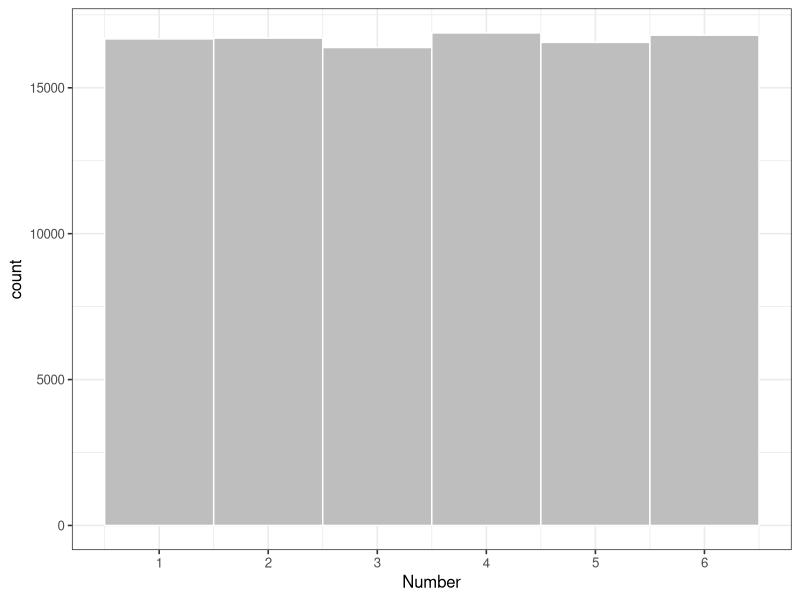
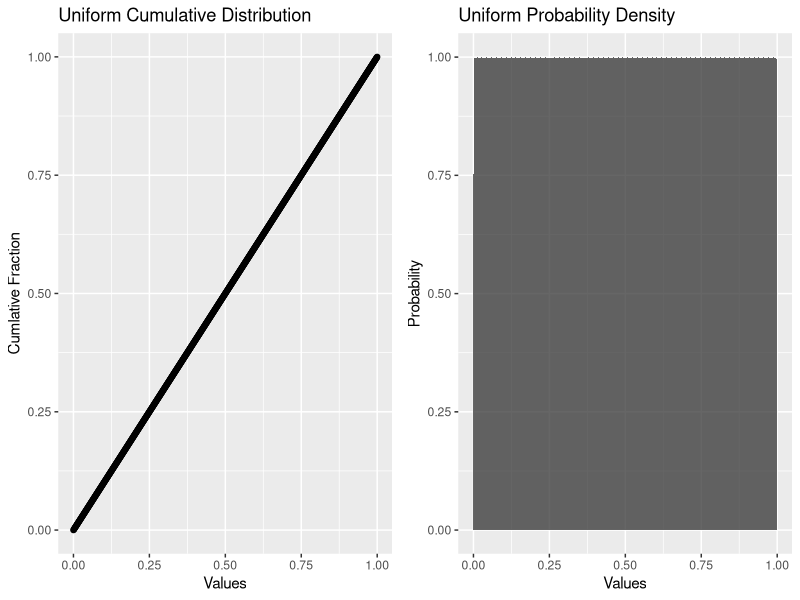
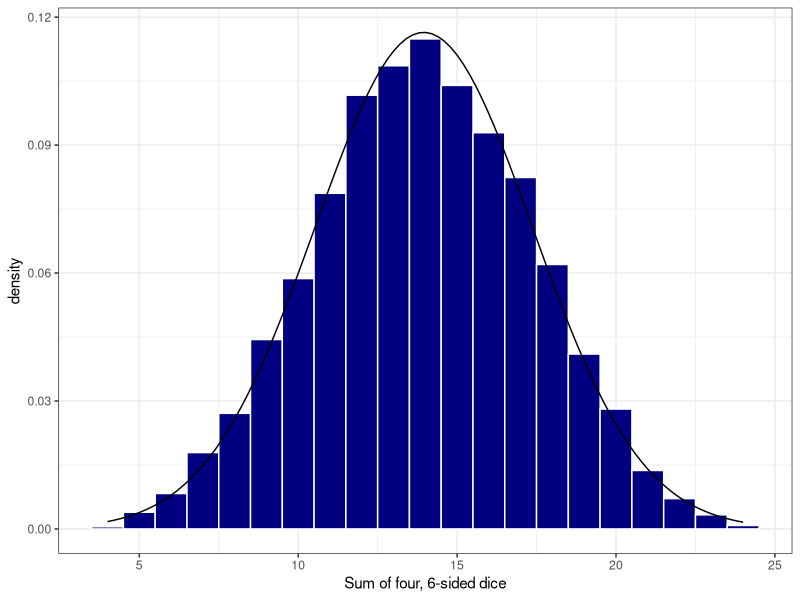
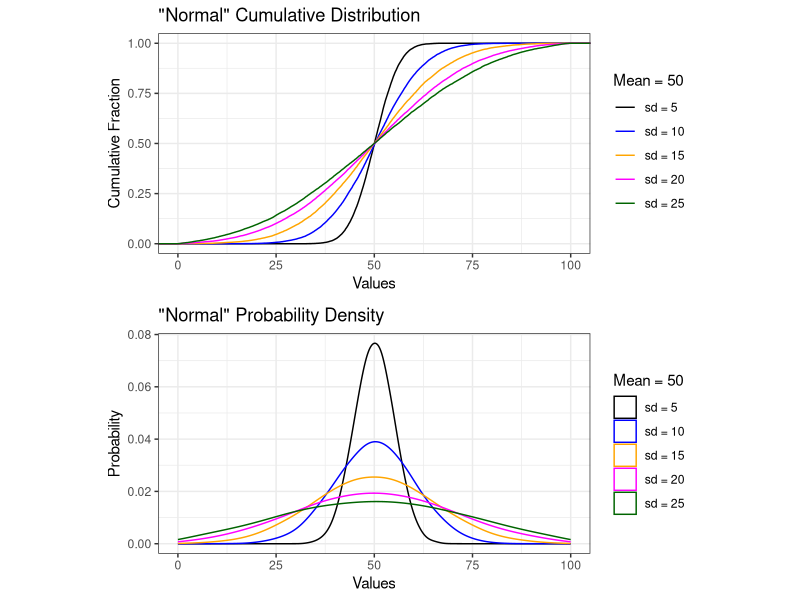
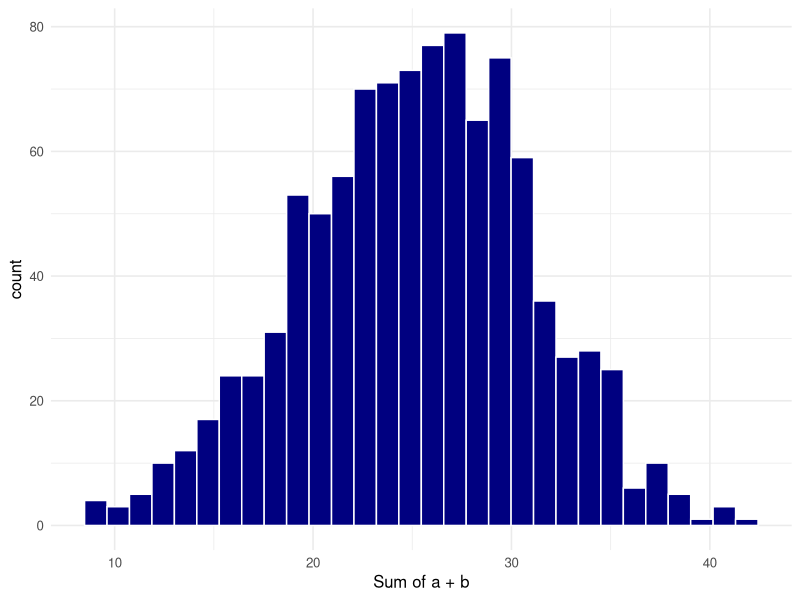
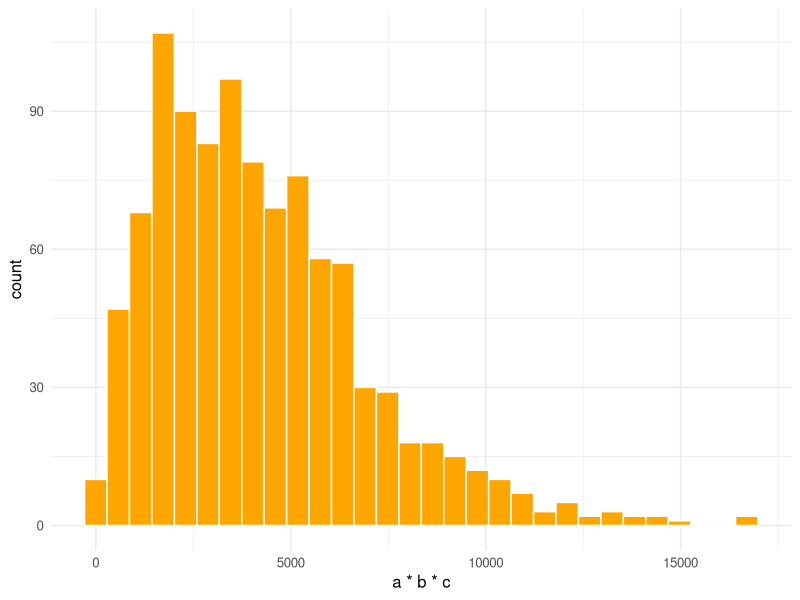

Here is the R script that generated these plots, in order:
## ---- chunk 1
library(tidyverse)
library(gridExtra)
library(grid)
knitr::opts_chunk$set(echo = TRUE, cache = TRUE)
## ---- chunk 2
#create a uniform distribition for the first roll of a 6-sided die
six_sided <- tibble(
  rolls = ceiling(runif(10e4, min=1, max=7))
)

#create a histogram of the probability density for a uniform distribution 
ggplot(data = six_sided, aes(x = rolls)) +
  geom_histogram(
      breaks = seq(1,7,1), 
      fill = "grey",
      color = "white") +
  xlab("Number") +
  scale_x_continuous(breaks = c(0.5, 1.5, 2.5, 3.5, 4.5, 5.5, 6.5),
                     labels = as.factor(seq(0,6,1))) +
  theme_bw(base_size = 12)
## ---- chunk 3
unif_dist2<-tibble(data = seq(0,1,0.001), 
                  quant = seq(0,1,0.001))
                  

unif_cdf <- ggplot(data = unif_dist2) +
  geom_point(aes(x=quant, y = data)) +
  labs(title = "Uniform Cumulative Distribution",
       y ="Cumlative Fraction",
       x = "Values")

unif_hist <- ggplot(data = unif_dist2) +
  stat_density(aes(x = data),
                 outline.type = "full",
               kernel = "gaussian",
               n = 4096,
               alpha = 0.75,
               bw = .001) +
  labs(title = "Uniform Probability Density",
       y = "Probability",
       x = "Values")

grid.arrange(unif_cdf, unif_hist, ncol=2)

## ---- chunk 4
#sample a uniform distribution between 0 and 6, replicate 1000 times
#use 'ceiling' function to round up results
four_dice <- tibble(sum = replicate(10000, runif(4, min=0, max=6) %>% 
                         ceiling() %>% 
                         sum() #sum the result
                       ))
ggplot(data = four_dice) +
  geom_histogram(aes(x = sum, after_stat(density)),
                 bins = 21,
                 fill = "navy",
                 color = "white") + 
  stat_function(fun = dnorm, n = 101, 
                args = list(
                  mean = mean(four_dice$sum), 
                  sd = sd(four_dice$sum)
                  )
                ) +
  xlab("Sum of four, 6-sided dice") +
  theme_bw()

## ---- chunk 5
norm2 <- tibble(a = rnorm(n = 20000, mean = 50, sd = 5),
                b = rnorm(n = 20000, mean = 50, sd = 10),
                c = rnorm(n = 20000, mean = 50, sd = 15),
                d = rnorm(n = 20000, mean = 50, sd = 20),
                e = rnorm(n = 20000, mean = 50, sd = 25))

normal_ecdf <- ggplot(data = norm2) +
  stat_ecdf(aes(x = a, color = "sd = 5")) +
  stat_ecdf(aes(x = b, color = "sd = 10")) +
  stat_ecdf(aes(x = c, color = "sd = 15")) +
  stat_ecdf(aes(x = d, color = "sd = 20")) +
  stat_ecdf(aes(x = e, color = "sd = 25")) +
  xlim(0,100) +
  labs(title = "\"Normal\" Cumulative Distribution",
       x = "Values",
       y = "Cumulative Fraction") +
  scale_color_manual(values = c("black", "blue", "orange", "magenta", "darkgreen"), 
                     breaks=c("sd = 5","sd = 10","sd = 15", "sd = 20", "sd = 25"),
                     name = "Mean = 50") +
  theme_bw()

normal_density<- ggplot(data = norm2) +
  geom_density(aes(x = a, color = "sd = 5"),
               adjust = 2) +
  geom_density(aes(b, color = "sd = 10"),
               adjust = 2) +
  geom_density(aes(c, color = "sd = 15"),
               adjust = 2) +
  geom_density(aes(d, color = "sd = 20"),
               adjust = 2) +
  geom_density(aes(e, color = "sd = 25"),
               adjust = 2) +
  xlim(0,100) +
  labs(title = "\"Normal\" Probability Density",
       x = "Values",
       y = "Probability") +
  scale_color_manual(values = c("black", "blue", "orange", "magenta", "darkgreen"), 
                     breaks=c("sd = 5","sd = 10","sd = 15", "sd = 20", "sd = 25"),
                     name = "Mean = 50") +
  theme_bw() 

grid.arrange(normal_ecdf, normal_density, 
             nrow=2, 
             respect=TRUE, 
             heights = c(0.5, 0.5))


## ---- chunk 6
#create two variables that are normally distributed
normal_data <- tibble(a = rnorm(n=1000, mean = 15, sd = 5),
                   b = rnorm(n=1000, mean = 10, sd = 3))
## ---- chunk 7
#add those variables together and you get a normal distribution
normal_data %>% mutate(c = a + b) -> normal_data

ggplot2::ggplot(data = normal_data) + 
  geom_histogram(aes(c),
                 bins = 30,
                 fill = "navy",
                 color = "white") +
  xlab("Sum of a + b") +
  theme_minimal(base_size = 12)
#ggsave("./images/hist_a_b.png", dpi = 150)
## ---- chunk 8
#multiply together three normal variables
normal_data %>% 
  mutate(d = sample(a*b*c, 1000)) -> log_data

ggplot2::ggplot(data = log_data) + 
  geom_histogram(aes(d),
                 bins = 30,
                 fill = "orange",
                 color = "white") +
  xlab("a * b * c") +
  theme_minimal(base_size = 12) 
#ggsave("./images/hist_skew_out.png", dpi = 150)
